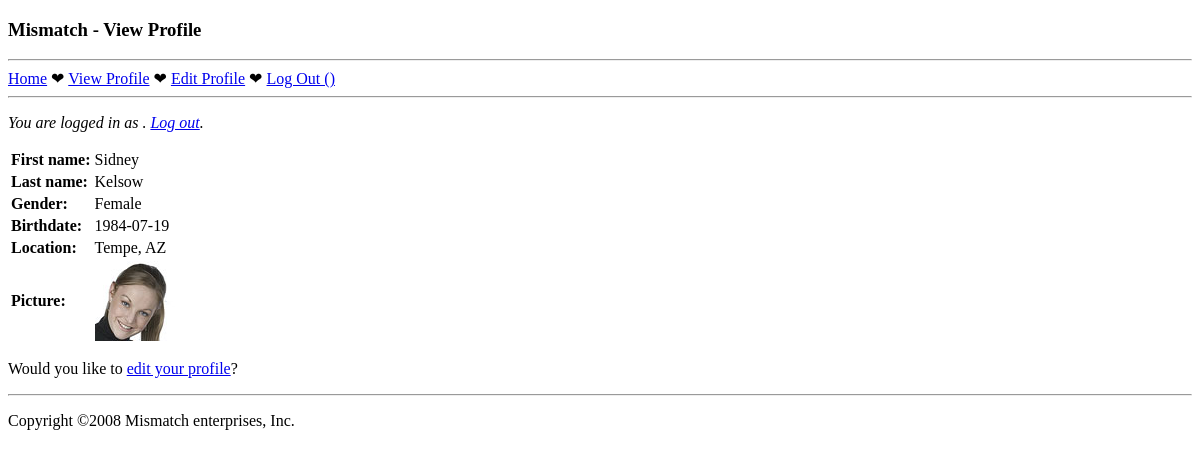
The page /viewprofile.php (signed in) on the database its author committed.
### tables this page shows
CREATE TABLE `mismatch_user` (
  `user_id` int(11) NOT NULL AUTO_INCREMENT,
  `username` varchar(32) NOT NULL,
  `password` varchar(40) NOT NULL,
  `join_date` datetime DEFAULT NULL,
  `first_name` varchar(32) DEFAULT NULL,
  `last_name` varchar(32) DEFAULT NULL,
  `gender` varchar(1) DEFAULT NULL,
  `birthdate` date DEFAULT NULL,
  `city` varchar(32) DEFAULT NULL,
  `state` varchar(2) DEFAULT NULL,
  `picture` varchar(32) DEFAULT NULL,
  PRIMARY KEY (`user_id`)
);

### viewprofile.php (the view, shortened to what this page needs)
<?php
    require_once('header.php');
    require_once('navmenu.php');
    if (!isset($_SESSION['user_id'])) {
        echo '<p class="login">Please <a href="login.php">log in</a> to access this page.</p>';
        exit();
    }
    else {
        echo('<p class="login">You are logged in as ' . $_SESSION['username'] . '. <a href="logout.php">Log out</a>.</p>');
    }
    $dbc = mysqli_connect(DB_HOST, DB_USER, DB_PASSWORD, DB_NAME);
    if (!isset($_GET['user_id'])) {
        $query = "SELECT username, first_name, last_name, gender, birthdate, city, state, picture FROM mismatch_user WHERE user_id = '" . $_SESSION['user_id'] . "'";
    }
    else {
        $query = "SELECT username, first_name, last_name, gender, birthdate, city, state, picture FROM mismatch_user WHERE user_id = '" . $_GET['user_id'] . "'";
    }
    $data = mysqli_query($dbc, $query);
        if (mysqli_num_rows($data) == 1) {
            $row = mysqli_fetch_array($data);
            echo '<table>';
                if (!empty($row['first_name'])) {
                    echo '<tr><td class="label">First name:</td><td>' . $row['first_name'] . '</td></tr>';
                }
                if (!empty($row['last_name'])) {
                    echo '<tr><td class="label">Last name:</td><td>' . $row['last_name'] . '</td></tr>';
                }
                if (!empty($row['gender'])) {
                    echo '<tr><td class="label">Gender:</td><td>';
                    if ($row['gender'] == 'M') {
                        echo 'Male';
                    }
                    else if ($row['gender'] == 'F') {
                        echo 'Female';
                    }
                else {
                    echo '?';
                }
                echo '</td></tr>';
            }
            if (!empty($row['birthdate'])) {
                if (!isset($_GET['user_id']) || ($_SESSION['user_id'] == $_GET['user_id'])) {
                    echo '<tr><td class="label">Birthdate:</td><td>' . $row['birthdate'] . '</td></tr>';
                }
                else {
                    list($year, $month, $day) = explode('-', $row['birthdate']);
                    echo '<tr><td class="label">Year born:</td><td>' . $year . '</td></tr>';
                }
            }
            if (!empty($row['city']) || !empty($row['state'])) {
                echo '<tr><td class="label">Location:</td><td>' . $row['city'] . ', ' . $row['state'] . '</td></tr>';
            }
            if (!empty($row['picture'])) {
                echo '<tr><td class="label">Picture:</td><td><img src="' . MM_UPLOADPATH . $row['picture'] .
                        '" alt="Profile Picture" /></td></tr>';
            }
            echo '</table>';
        if (!isset($_GET['user_id']) || ($_SESSION['user_id'] == $_GET['user_id'])) {
            echo '<p>Would you like to <a href="editprofile.php">edit your profile</a>?</p>';
        }
    }
    else {
        echo '<p class="error">There was a problem accessing your profile.</p>';
    }
?>
<?php
    require_once('footer.php');
?>

### style.css (style rules this page uses)
.login { font-style: italic; }
td.label { font-weight: bold; }

### rows shown on the page
mismatch_user: first_name "Sidney", last_name "Kelsow", birthdate "1984-07-19", city "Tempe", state "AZ", picture (picture)

### other values the page prints
$page_title "View Profile"
